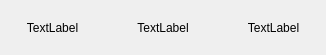
<?xml version="1.0" encoding="UTF-8"?>
<ui version="4.0">
 <class>Helper_Triplet_Item</class>
 <widget class="QWidget" name="Helper_Triplet_Item">
  <property name="geometry">
   <rect>
    <x>0</x>
    <y>0</y>
    <width>326</width>
    <height>55</height>
   </rect>
  </property>
  <property name="sizePolicy">
   <sizepolicy hsizetype="Expanding" vsizetype="Expanding">
    <horstretch>1</horstretch>
    <verstretch>1</verstretch>
   </sizepolicy>
  </property>
  <property name="windowTitle">
   <string>Form</string>
  </property>
  <layout class="QHBoxLayout" name="horizontalLayout">
   <property name="leftMargin">
    <number>0</number>
   </property>
   <property name="topMargin">
    <number>0</number>
   </property>
   <property name="rightMargin">
    <number>0</number>
   </property>
   <property name="bottomMargin">
    <number>0</number>
   </property>
   <item>
    <widget class="QLabel" name="label_Colum_1">
     <property name="sizePolicy">
      <sizepolicy hsizetype="Expanding" vsizetype="Expanding">
       <horstretch>1</horstretch>
       <verstretch>1</verstretch>
      </sizepolicy>
     </property>
     <property name="text">
      <string>TextLabel</string>
     </property>
     <property name="alignment">
      <set>Qt::AlignCenter</set>
     </property>
    </widget>
   </item>
   <item>
    <widget class="QLabel" name="label_Colum_2">
     <property name="sizePolicy">
      <sizepolicy hsizetype="Expanding" vsizetype="Expanding">
       <horstretch>1</horstretch>
       <verstretch>1</verstretch>
      </sizepolicy>
     </property>
     <property name="text">
      <string>TextLabel</string>
     </property>
     <property name="alignment">
      <set>Qt::AlignCenter</set>
     </property>
    </widget>
   </item>
   <item>
    <widget class="QLabel" name="label_Colum_3">
     <property name="sizePolicy">
      <sizepolicy hsizetype="Expanding" vsizetype="Expanding">
       <horstretch>1</horstretch>
       <verstretch>1</verstretch>
      </sizepolicy>
     </property>
     <property name="text">
      <string>TextLabel</string>
     </property>
     <property name="alignment">
      <set>Qt::AlignCenter</set>
     </property>
    </widget>
   </item>
  </layout>
 </widget>
 <resources/>
 <connections/>
</ui>
